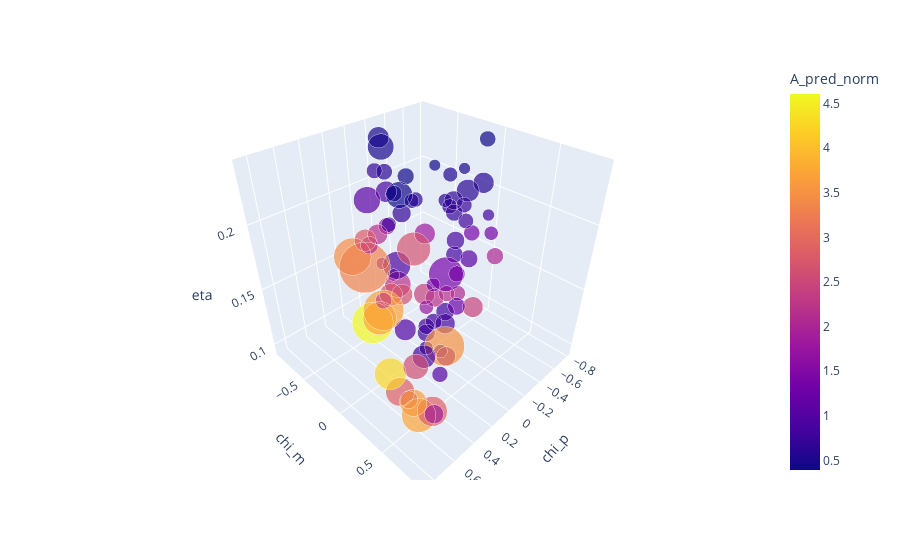

The code cell stored with this chart in its notebook:
### Code cell
import plotly.express as px
fig = px.scatter_3d(df_mode_3D, x='chi_p', y='chi_m', z='eta',
                    color='A_pred_norm', size='A_range_inv', size_max=50,
                    hover_name = 'SXS_num',
                    hover_data = ['A_med', 'A_pred_norm', 'chi_1_z', 'chi_2_z', 'q', 'chi_rem', 'A_range'])
fig.show()
